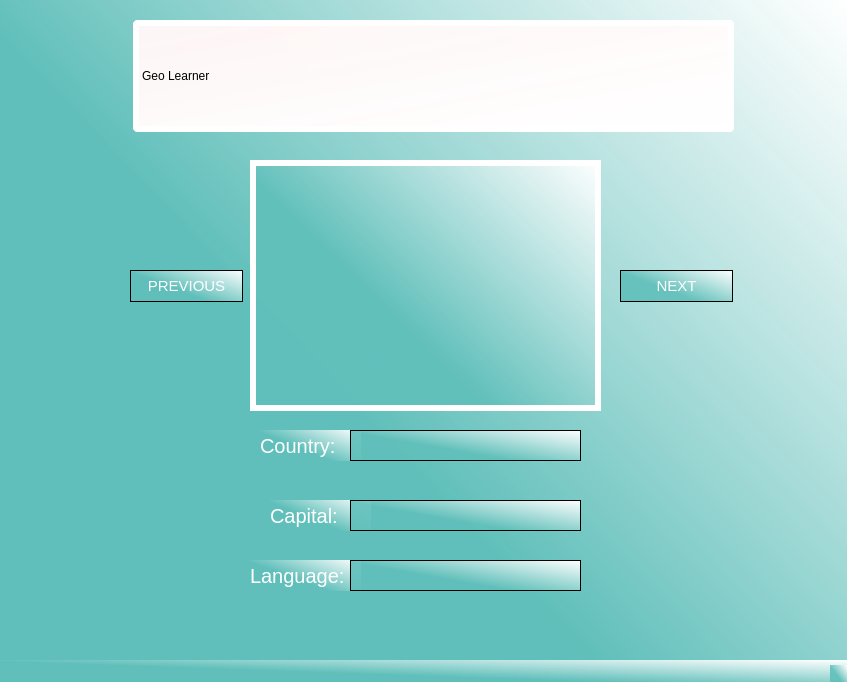
<?xml version="1.0" encoding="UTF-8"?>
<ui version="4.0">
 <class>MainWindow</class>
 <widget class="QMainWindow" name="MainWindow">
  <property name="enabled">
   <bool>true</bool>
  </property>
  <property name="geometry">
   <rect>
    <x>0</x>
    <y>0</y>
    <width>847</width>
    <height>682</height>
   </rect>
  </property>
  <property name="windowTitle">
   <string>MainWindow</string>
  </property>
  <property name="styleSheet">
   <string notr="true">background-color: qlineargradient(spread:pad, x1:0.0689655, y1:0.698864, x2:1, y2:0, stop:0.280788 rgba(96, 191, 186, 233), stop:1 rgba(255, 255, 255, 255));</string>
  </property>
  <widget class="QWidget" name="centralwidget">
   <widget class="QLabel" name="geoLabel">
    <property name="geometry">
     <rect>
      <x>133</x>
      <y>20</y>
      <width>601</width>
      <height>112</height>
     </rect>
    </property>
    <property name="styleSheet">
     <string notr="true">font: 96pt &quot;Helvetica Neue&quot;;
border: 6px solid white;
background-color: qlineargradient(spread:pad, x1:0, y1:0, x2:1, y2:1, stop:0 rgba(255, 246, 246, 251), stop:1 rgba(255, 255, 255, 255));
border-radius: 5px;
</string>
    </property>
    <property name="text">
     <string>Geo Learner</string>
    </property>
   </widget>
   <widget class="QLabel" name="countryLabel">
    <property name="geometry">
     <rect>
      <x>260</x>
      <y>430</y>
      <width>101</width>
      <height>31</height>
     </rect>
    </property>
    <property name="styleSheet">
     <string notr="true">font-size: 20px;
color: white;</string>
    </property>
    <property name="text">
     <string>Country:</string>
    </property>
    <property name="textFormat">
     <enum>Qt::PlainText</enum>
    </property>
   </widget>
   <widget class="QLabel" name="capitalLabel">
    <property name="geometry">
     <rect>
      <x>270</x>
      <y>500</y>
      <width>101</width>
      <height>31</height>
     </rect>
    </property>
    <property name="styleSheet">
     <string notr="true">font-size: 20px;
color: white;</string>
    </property>
    <property name="text">
     <string>Capital:</string>
    </property>
   </widget>
   <widget class="QLabel" name="languageLabel">
    <property name="geometry">
     <rect>
      <x>250</x>
      <y>560</y>
      <width>111</width>
      <height>31</height>
     </rect>
    </property>
    <property name="styleSheet">
     <string notr="true">font-size: 20px;
color: white;</string>
    </property>
    <property name="text">
     <string>Language:</string>
    </property>
   </widget>
   <widget class="QPlainTextEdit" name="countryText">
    <property name="enabled">
     <bool>true</bool>
    </property>
    <property name="geometry">
     <rect>
      <x>350</x>
      <y>430</y>
      <width>231</width>
      <height>31</height>
     </rect>
    </property>
    <property name="sizePolicy">
     <sizepolicy hsizetype="Expanding" vsizetype="Expanding">
      <horstretch>0</horstretch>
      <verstretch>0</verstretch>
     </sizepolicy>
    </property>
    <property name="font">
     <font>
      <family>Georgia</family>
      <pointsize>19</pointsize>
      <italic>true</italic>
     </font>
    </property>
    <property name="tabletTracking">
     <bool>false</bool>
    </property>
    <property name="acceptDrops">
     <bool>false</bool>
    </property>
    <property name="autoFillBackground">
     <bool>false</bool>
    </property>
    <property name="styleSheet">
     <string notr="true">color: rgb(240, 255, 253);</string>
    </property>
    <property name="inputMethodHints">
     <set>Qt::ImhNone</set>
    </property>
    <property name="verticalScrollBarPolicy">
     <enum>Qt::ScrollBarAlwaysOff</enum>
    </property>
    <property name="lineWrapMode">
     <enum>QPlainTextEdit::WidgetWidth</enum>
    </property>
    <property name="readOnly">
     <bool>true</bool>
    </property>
    <property name="plainText">
     <string/>
    </property>
    <property name="overwriteMode">
     <bool>false</bool>
    </property>
    <property name="cursorWidth">
     <number>2</number>
    </property>
    <property name="textInteractionFlags">
     <set>Qt::NoTextInteraction</set>
    </property>
    <property name="centerOnScroll">
     <bool>false</bool>
    </property>
   </widget>
   <widget class="QPlainTextEdit" name="capitalText">
    <property name="geometry">
     <rect>
      <x>350</x>
      <y>500</y>
      <width>231</width>
      <height>31</height>
     </rect>
    </property>
    <property name="font">
     <font>
      <family>Georgia</family>
      <pointsize>19</pointsize>
      <italic>true</italic>
     </font>
    </property>
    <property name="styleSheet">
     <string notr="true">color: rgb(240, 255, 253);</string>
    </property>
    <property name="inputMethodHints">
     <set>Qt::ImhNone</set>
    </property>
    <property name="verticalScrollBarPolicy">
     <enum>Qt::ScrollBarAlwaysOff</enum>
    </property>
    <property name="readOnly">
     <bool>true</bool>
    </property>
   </widget>
   <widget class="QPlainTextEdit" name="languageText">
    <property name="geometry">
     <rect>
      <x>350</x>
      <y>560</y>
      <width>231</width>
      <height>31</height>
     </rect>
    </property>
    <property name="font">
     <font>
      <family>Georgia</family>
      <pointsize>19</pointsize>
      <italic>true</italic>
     </font>
    </property>
    <property name="styleSheet">
     <string notr="true">color: rgb(240, 255, 253);</string>
    </property>
    <property name="inputMethodHints">
     <set>Qt::ImhNone</set>
    </property>
    <property name="verticalScrollBarPolicy">
     <enum>Qt::ScrollBarAlwaysOff</enum>
    </property>
    <property name="readOnly">
     <bool>true</bool>
    </property>
   </widget>
   <widget class="QPushButton" name="prevBtn">
    <property name="geometry">
     <rect>
      <x>130</x>
      <y>270</y>
      <width>113</width>
      <height>32</height>
     </rect>
    </property>
    <property name="font">
     <font>
      <pointsize>-1</pointsize>
     </font>
    </property>
    <property name="cursor">
     <cursorShape>PointingHandCursor</cursorShape>
    </property>
    <property name="styleSheet">
     <string notr="true">font-size: 15px;
color: white;
border: 1px solid black;</string>
    </property>
    <property name="text">
     <string>PREVIOUS</string>
    </property>
   </widget>
   <widget class="QPushButton" name="nextBtn">
    <property name="enabled">
     <bool>true</bool>
    </property>
    <property name="geometry">
     <rect>
      <x>620</x>
      <y>270</y>
      <width>113</width>
      <height>32</height>
     </rect>
    </property>
    <property name="cursor">
     <cursorShape>PointingHandCursor</cursorShape>
    </property>
    <property name="styleSheet">
     <string notr="true">font-size: 15px;
color: white;
border: 1px solid black;</string>
    </property>
    <property name="text">
     <string>NEXT</string>
    </property>
    <property name="default">
     <bool>false</bool>
    </property>
   </widget>
   <widget class="QLabel" name="flagView">
    <property name="enabled">
     <bool>false</bool>
    </property>
    <property name="geometry">
     <rect>
      <x>250</x>
      <y>160</y>
      <width>351</width>
      <height>251</height>
     </rect>
    </property>
    <property name="styleSheet">
     <string notr="true">border: 6px solid white;</string>
    </property>
    <property name="frameShadow">
     <enum>QFrame::Raised</enum>
    </property>
    <property name="lineWidth">
     <number>14</number>
    </property>
    <property name="text">
     <string/>
    </property>
    <property name="scaledContents">
     <bool>true</bool>
    </property>
    <property name="openExternalLinks">
     <bool>true</bool>
    </property>
    <property name="textInteractionFlags">
     <set>Qt::NoTextInteraction</set>
    </property>
   </widget>
   <zorder>geoLabel</zorder>
   <zorder>countryLabel</zorder>
   <zorder>languageLabel</zorder>
   <zorder>capitalLabel</zorder>
   <zorder>languageText</zorder>
   <zorder>flagView</zorder>
   <zorder>capitalText</zorder>
   <zorder>countryText</zorder>
   <zorder>prevBtn</zorder>
   <zorder>nextBtn</zorder>
  </widget>
  <widget class="QStatusBar" name="statusBar"/>
 </widget>
 <resources/>
 <connections/>
</ui>
